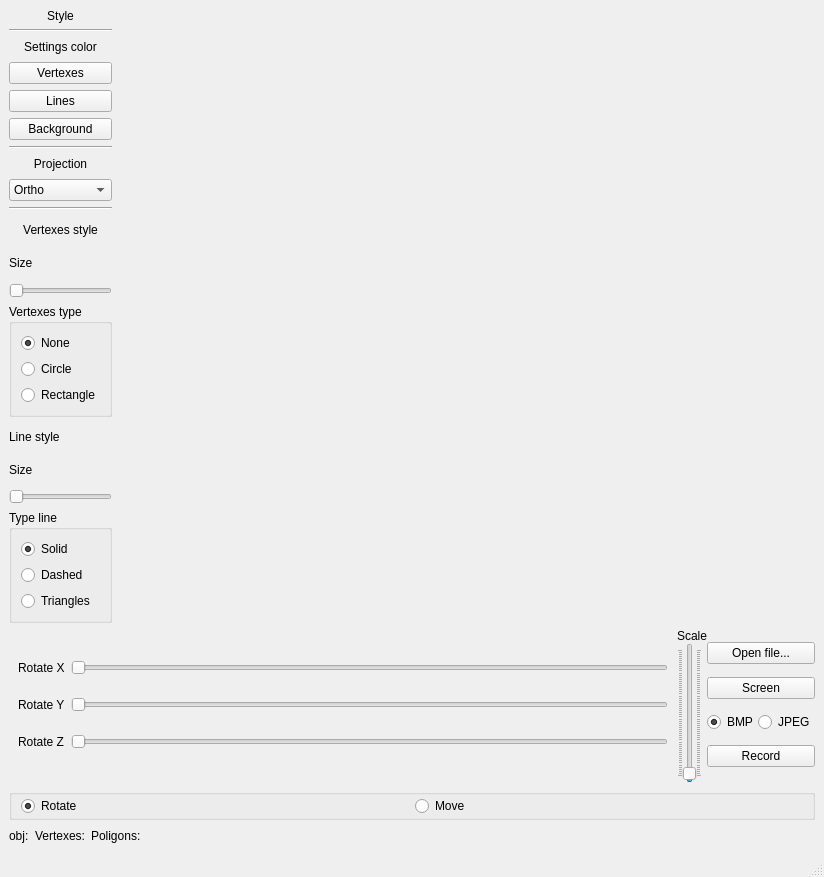
<?xml version="1.0" encoding="UTF-8"?>
<ui version="4.0">
 <class>MainWindow</class>
 <widget class="QMainWindow" name="MainWindow">
  <property name="geometry">
   <rect>
    <x>0</x>
    <y>0</y>
    <width>824</width>
    <height>877</height>
   </rect>
  </property>
  <property name="windowTitle">
   <string>MainWindow</string>
  </property>
  <widget class="QWidget" name="centralwidget">
   <property name="sizePolicy">
    <sizepolicy hsizetype="Preferred" vsizetype="Preferred">
     <horstretch>0</horstretch>
     <verstretch>2</verstretch>
    </sizepolicy>
   </property>
   <layout class="QVBoxLayout" name="verticalLayout" stretch="4,1,0,0">
    <item>
     <layout class="QHBoxLayout" name="horizontalLayout_5">
      <item>
       <layout class="QVBoxLayout" name="verticalLayout_5" stretch="0,2,0,0,0,0,0,0,0,0,0,0,0,0,0,0,0,0">
        <item>
         <widget class="QLabel" name="label_8">
          <property name="sizePolicy">
           <sizepolicy hsizetype="Minimum" vsizetype="Fixed">
            <horstretch>0</horstretch>
            <verstretch>0</verstretch>
           </sizepolicy>
          </property>
          <property name="minimumSize">
           <size>
            <width>6</width>
            <height>0</height>
           </size>
          </property>
          <property name="text">
           <string>Style</string>
          </property>
          <property name="alignment">
           <set>Qt::AlignCenter</set>
          </property>
         </widget>
        </item>
        <item>
         <widget class="Line" name="line">
          <property name="orientation">
           <enum>Qt::Horizontal</enum>
          </property>
         </widget>
        </item>
        <item>
         <widget class="QLabel" name="label_9">
          <property name="sizePolicy">
           <sizepolicy hsizetype="Minimum" vsizetype="Fixed">
            <horstretch>1</horstretch>
            <verstretch>0</verstretch>
           </sizepolicy>
          </property>
          <property name="minimumSize">
           <size>
            <width>0</width>
            <height>18</height>
           </size>
          </property>
          <property name="text">
           <string>Settings color</string>
          </property>
          <property name="alignment">
           <set>Qt::AlignCenter</set>
          </property>
         </widget>
        </item>
        <item>
         <widget class="QPushButton" name="buttonColorVertex">
          <property name="text">
           <string>Vertexes</string>
          </property>
         </widget>
        </item>
        <item>
         <widget class="QPushButton" name="bunnonColorLines">
          <property name="text">
           <string>Lines</string>
          </property>
         </widget>
        </item>
        <item>
         <widget class="QPushButton" name="bunnotColorBackground">
          <property name="text">
           <string>Background</string>
          </property>
         </widget>
        </item>
        <item>
         <widget class="Line" name="line_2">
          <property name="orientation">
           <enum>Qt::Horizontal</enum>
          </property>
         </widget>
        </item>
        <item>
         <widget class="QLabel" name="label_13">
          <property name="sizePolicy">
           <sizepolicy hsizetype="Preferred" vsizetype="Fixed">
            <horstretch>0</horstretch>
            <verstretch>0</verstretch>
           </sizepolicy>
          </property>
          <property name="minimumSize">
           <size>
            <width>0</width>
            <height>18</height>
           </size>
          </property>
          <property name="text">
           <string>Projection</string>
          </property>
          <property name="alignment">
           <set>Qt::AlignCenter</set>
          </property>
         </widget>
        </item>
        <item>
         <widget class="QComboBox" name="comboBox">
          <item>
           <property name="text">
            <string>Ortho</string>
           </property>
          </item>
          <item>
           <property name="text">
            <string>Perspective</string>
           </property>
          </item>
         </widget>
        </item>
        <item>
         <widget class="Line" name="line_3">
          <property name="orientation">
           <enum>Qt::Horizontal</enum>
          </property>
         </widget>
        </item>
        <item>
         <widget class="QLabel" name="label_14">
          <property name="text">
           <string>Vertexes style</string>
          </property>
          <property name="alignment">
           <set>Qt::AlignCenter</set>
          </property>
         </widget>
        </item>
        <item>
         <widget class="QLabel" name="label_15">
          <property name="text">
           <string>Size</string>
          </property>
         </widget>
        </item>
        <item>
         <widget class="QSlider" name="sliderVertexSize">
          <property name="sizePolicy">
           <sizepolicy hsizetype="Minimum" vsizetype="Fixed">
            <horstretch>0</horstretch>
            <verstretch>0</verstretch>
           </sizepolicy>
          </property>
          <property name="minimum">
           <number>1</number>
          </property>
          <property name="orientation">
           <enum>Qt::Horizontal</enum>
          </property>
         </widget>
        </item>
        <item>
         <widget class="QGroupBox" name="groupBox_2">
          <property name="title">
           <string>Vertexes type</string>
          </property>
          <layout class="QVBoxLayout" name="verticalLayout_6">
           <item>
            <widget class="QRadioButton" name="radioButtonNone">
             <property name="text">
              <string>None</string>
             </property>
             <property name="checked">
              <bool>true</bool>
             </property>
            </widget>
           </item>
           <item>
            <widget class="QRadioButton" name="radioButtonCircle">
             <property name="text">
              <string>Circle</string>
             </property>
            </widget>
           </item>
           <item>
            <widget class="QRadioButton" name="radioButtonRect">
             <property name="text">
              <string>Rectangle</string>
             </property>
            </widget>
           </item>
          </layout>
         </widget>
        </item>
        <item>
         <widget class="QLabel" name="label_16">
          <property name="text">
           <string>Line style</string>
          </property>
         </widget>
        </item>
        <item>
         <widget class="QLabel" name="label_17">
          <property name="text">
           <string>Size</string>
          </property>
         </widget>
        </item>
        <item>
         <widget class="QSlider" name="sliderLineSize">
          <property name="sizePolicy">
           <sizepolicy hsizetype="Minimum" vsizetype="Fixed">
            <horstretch>0</horstretch>
            <verstretch>0</verstretch>
           </sizepolicy>
          </property>
          <property name="orientation">
           <enum>Qt::Horizontal</enum>
          </property>
         </widget>
        </item>
        <item>
         <widget class="QGroupBox" name="groupBox_3">
          <property name="title">
           <string>Type line</string>
          </property>
          <layout class="QVBoxLayout" name="verticalLayout_7">
           <item>
            <widget class="QRadioButton" name="radioButtonSolid">
             <property name="text">
              <string>Solid</string>
             </property>
             <property name="checked">
              <bool>true</bool>
             </property>
            </widget>
           </item>
           <item>
            <widget class="QRadioButton" name="radioButtonDashed">
             <property name="text">
              <string>Dashed</string>
             </property>
            </widget>
           </item>
           <item>
            <widget class="QRadioButton" name="radioButtonTriangles">
             <property name="text">
              <string>Triangles</string>
             </property>
            </widget>
           </item>
          </layout>
         </widget>
        </item>
       </layout>
      </item>
      <item>
       <widget class="OGLWidget" name="oglwidget" native="true">
        <property name="enabled">
         <bool>true</bool>
        </property>
        <property name="sizePolicy">
         <sizepolicy hsizetype="MinimumExpanding" vsizetype="MinimumExpanding">
          <horstretch>0</horstretch>
          <verstretch>1</verstretch>
         </sizepolicy>
        </property>
       </widget>
      </item>
     </layout>
    </item>
    <item>
     <layout class="QHBoxLayout" name="horizontalLayout" stretch="0,0,0">
      <property name="spacing">
       <number>0</number>
      </property>
      <item>
       <widget class="QStackedWidget" name="stackedWidget">
        <property name="currentIndex">
         <number>0</number>
        </property>
        <widget class="QWidget" name="page">
         <layout class="QHBoxLayout" name="horizontalLayout_2">
          <item>
           <layout class="QGridLayout" name="gridLayout_3">
            <property name="horizontalSpacing">
             <number>6</number>
            </property>
            <property name="verticalSpacing">
             <number>0</number>
            </property>
            <item row="0" column="0">
             <widget class="QLabel" name="label">
              <property name="text">
               <string>Rotate X</string>
              </property>
             </widget>
            </item>
            <item row="1" column="1">
             <widget class="QSlider" name="SliderY">
              <property name="maximum">
               <number>360</number>
              </property>
              <property name="pageStep">
               <number>1</number>
              </property>
              <property name="orientation">
               <enum>Qt::Horizontal</enum>
              </property>
             </widget>
            </item>
            <item row="2" column="0">
             <widget class="QLabel" name="label_3">
              <property name="text">
               <string>Rotate Z</string>
              </property>
             </widget>
            </item>
            <item row="1" column="0">
             <widget class="QLabel" name="label_2">
              <property name="text">
               <string>Rotate Y</string>
              </property>
             </widget>
            </item>
            <item row="2" column="1">
             <widget class="QSlider" name="SliderZ">
              <property name="maximum">
               <number>360</number>
              </property>
              <property name="pageStep">
               <number>1</number>
              </property>
              <property name="orientation">
               <enum>Qt::Horizontal</enum>
              </property>
             </widget>
            </item>
            <item row="0" column="1">
             <widget class="QSlider" name="sliderX">
              <property name="maximum">
               <number>360</number>
              </property>
              <property name="pageStep">
               <number>1</number>
              </property>
              <property name="orientation">
               <enum>Qt::Horizontal</enum>
              </property>
             </widget>
            </item>
           </layout>
          </item>
         </layout>
        </widget>
        <widget class="QWidget" name="page_2">
         <layout class="QGridLayout" name="gridLayout">
          <item row="2" column="0">
           <widget class="QLabel" name="label_7">
            <property name="text">
             <string>Move Z</string>
            </property>
           </widget>
          </item>
          <item row="1" column="0">
           <widget class="QLabel" name="label_6">
            <property name="text">
             <string>Move Y</string>
            </property>
           </widget>
          </item>
          <item row="0" column="0">
           <widget class="QLabel" name="label_5">
            <property name="text">
             <string>Move X</string>
            </property>
           </widget>
          </item>
          <item row="0" column="1">
           <widget class="QSlider" name="sliderMoveX">
            <property name="minimum">
             <number>-220</number>
            </property>
            <property name="maximum">
             <number>220</number>
            </property>
            <property name="singleStep">
             <number>1</number>
            </property>
            <property name="pageStep">
             <number>1</number>
            </property>
            <property name="orientation">
             <enum>Qt::Horizontal</enum>
            </property>
           </widget>
          </item>
          <item row="1" column="1">
           <widget class="QSlider" name="sliderMoveY">
            <property name="minimum">
             <number>-220</number>
            </property>
            <property name="maximum">
             <number>220</number>
            </property>
            <property name="pageStep">
             <number>1</number>
            </property>
            <property name="orientation">
             <enum>Qt::Horizontal</enum>
            </property>
           </widget>
          </item>
          <item row="2" column="1">
           <widget class="QSlider" name="sliderMoveZ">
            <property name="minimum">
             <number>-220</number>
            </property>
            <property name="maximum">
             <number>220</number>
            </property>
            <property name="pageStep">
             <number>1</number>
            </property>
            <property name="orientation">
             <enum>Qt::Horizontal</enum>
            </property>
           </widget>
          </item>
         </layout>
        </widget>
       </widget>
      </item>
      <item>
       <layout class="QVBoxLayout" name="verticalLayout_2">
        <item>
         <widget class="QLabel" name="label_4">
          <property name="text">
           <string>Scale</string>
          </property>
         </widget>
        </item>
        <item>
         <widget class="QSlider" name="verticalSlider">
          <property name="layoutDirection">
           <enum>Qt::LeftToRight</enum>
          </property>
          <property name="minimum">
           <number>1</number>
          </property>
          <property name="maximum">
           <number>300</number>
          </property>
          <property name="pageStep">
           <number>10</number>
          </property>
          <property name="value">
           <number>5</number>
          </property>
          <property name="orientation">
           <enum>Qt::Vertical</enum>
          </property>
          <property name="invertedAppearance">
           <bool>false</bool>
          </property>
          <property name="invertedControls">
           <bool>false</bool>
          </property>
          <property name="tickPosition">
           <enum>QSlider::TicksBothSides</enum>
          </property>
          <property name="tickInterval">
           <number>5</number>
          </property>
         </widget>
        </item>
       </layout>
      </item>
      <item>
       <layout class="QVBoxLayout" name="verticalLayout_8">
        <item>
         <widget class="QPushButton" name="loadButton">
          <property name="text">
           <string>Open file...</string>
          </property>
         </widget>
        </item>
        <item>
         <widget class="QPushButton" name="screenButton">
          <property name="text">
           <string>Screen</string>
          </property>
         </widget>
        </item>
        <item>
         <layout class="QHBoxLayout" name="horizontalLayout_4">
          <item>
           <widget class="QRadioButton" name="radioButton_bmp">
            <property name="text">
             <string>BMP</string>
            </property>
            <property name="checked">
             <bool>true</bool>
            </property>
           </widget>
          </item>
          <item>
           <widget class="QRadioButton" name="radioButton_jpeg">
            <property name="text">
             <string>JPEG</string>
            </property>
           </widget>
          </item>
         </layout>
        </item>
        <item>
         <widget class="QPushButton" name="gifButton">
          <property name="text">
           <string>Record</string>
          </property>
         </widget>
        </item>
       </layout>
      </item>
     </layout>
    </item>
    <item>
     <widget class="QGroupBox" name="groupBox">
      <property name="title">
       <string/>
      </property>
      <layout class="QHBoxLayout" name="horizontalLayout_3">
       <property name="topMargin">
        <number>0</number>
       </property>
       <property name="bottomMargin">
        <number>0</number>
       </property>
       <item>
        <widget class="QRadioButton" name="radioButton">
         <property name="text">
          <string>Rotate</string>
         </property>
         <property name="checked">
          <bool>true</bool>
         </property>
        </widget>
       </item>
       <item>
        <widget class="QRadioButton" name="radioButton_2">
         <property name="text">
          <string>Move</string>
         </property>
        </widget>
       </item>
      </layout>
     </widget>
    </item>
    <item>
     <layout class="QHBoxLayout" name="horizontalLayout_6">
      <item>
       <widget class="QLabel" name="labelName">
        <property name="text">
         <string>obj:</string>
        </property>
       </widget>
      </item>
      <item>
       <widget class="QLabel" name="labelVertexes">
        <property name="text">
         <string>Vertexes:</string>
        </property>
       </widget>
      </item>
      <item>
       <widget class="QLabel" name="labelPoligons">
        <property name="text">
         <string>Poligons:</string>
        </property>
       </widget>
      </item>
      <item>
       <spacer name="horizontalSpacer">
        <property name="orientation">
         <enum>Qt::Horizontal</enum>
        </property>
        <property name="sizeHint" stdset="0">
         <size>
          <width>40</width>
          <height>20</height>
         </size>
        </property>
       </spacer>
      </item>
     </layout>
    </item>
   </layout>
  </widget>
  <widget class="QMenuBar" name="menubar">
   <property name="geometry">
    <rect>
     <x>0</x>
     <y>0</y>
     <width>824</width>
     <height>22</height>
    </rect>
   </property>
  </widget>
  <widget class="QStatusBar" name="statusbar"/>
 </widget>
 <customwidgets>
  <customwidget>
   <class>OGLWidget</class>
   <extends>QWidget</extends>
   <header>oglwidget.h</header>
   <container>1</container>
  </customwidget>
 </customwidgets>
 <resources/>
 <connections/>
</ui>
